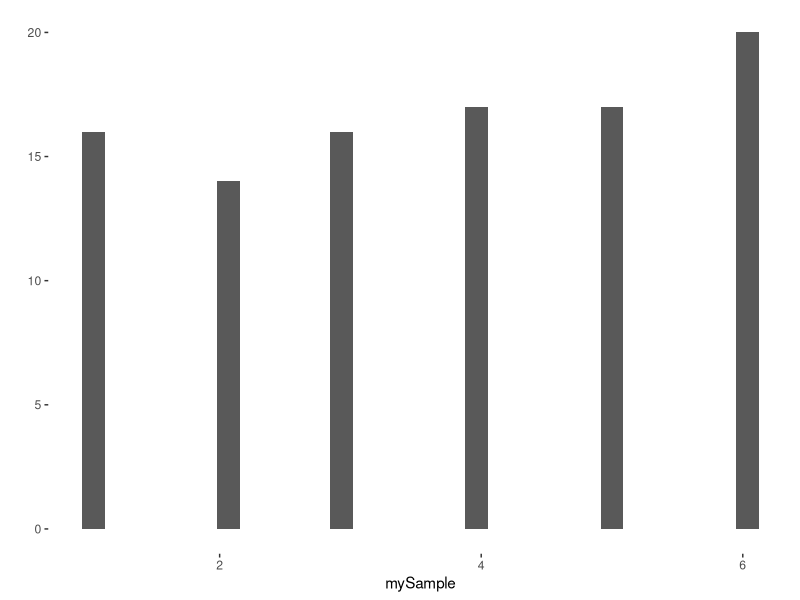
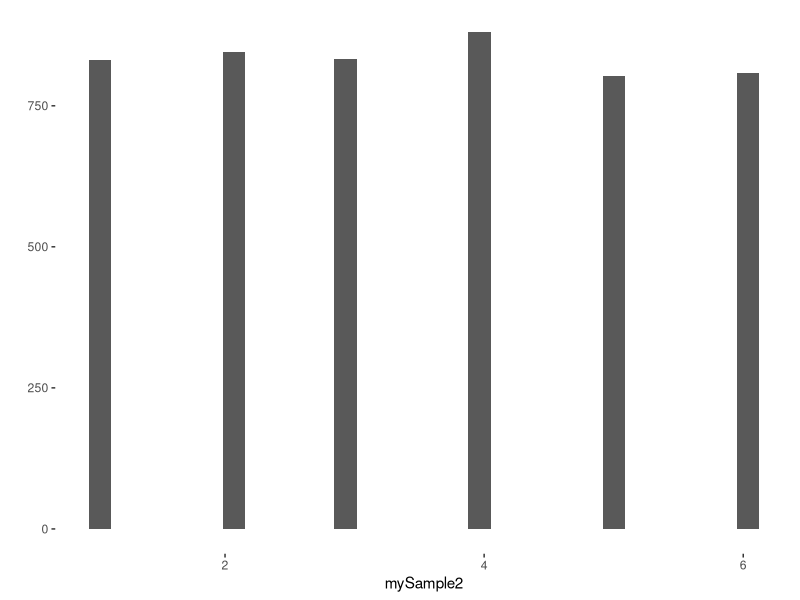
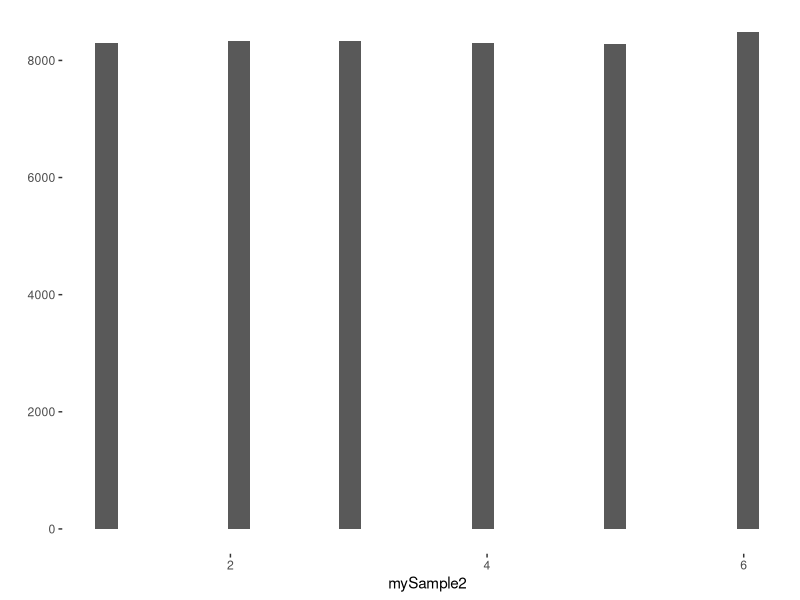
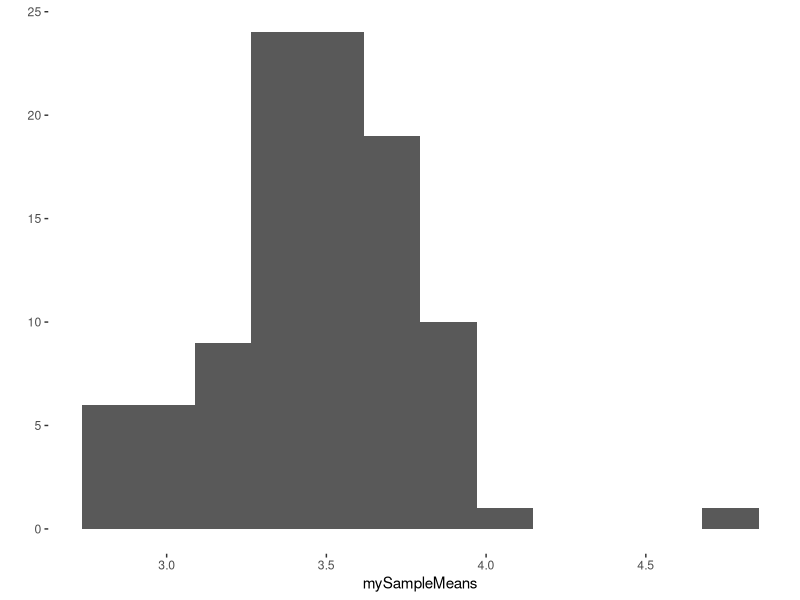
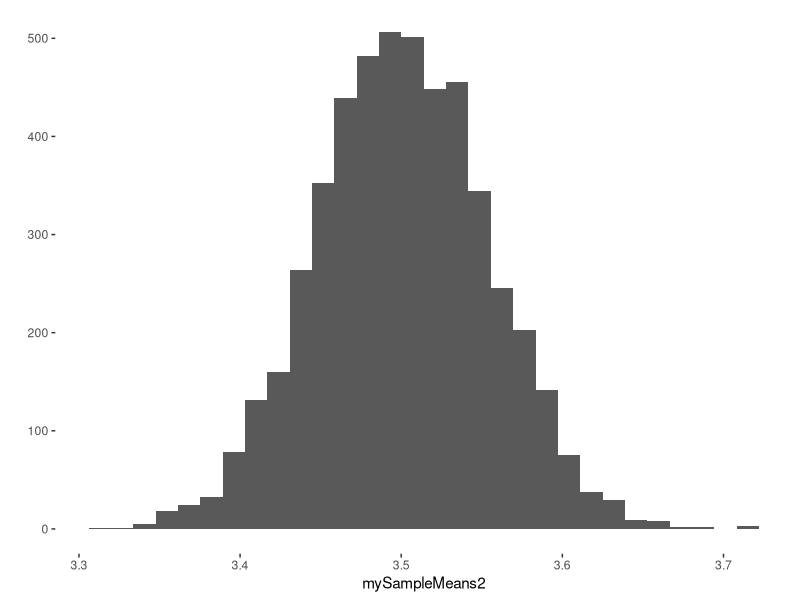

These charts were generated, in order, by the following R code:
## ---- chunk 1

#---------- RSTUDIO STARTER V 2.0  --------------#
#                    -Prepared with care by  AM ;D
                
                                                                          
knitr::opts_chunk$set(echo = TRUE, 
                      message = FALSE, 
                      warning = FALSE)      
library(tidyverse)                
library(ggthemes)                    

theme_set(theme_tufte() +                                     
  theme(text=element_text(family="sans")))  

#------------------------------------------------#
## ---- chunk 2
mpg %>% head
## ---- chunk 3
mpg %>% select(year)
## ---- chunk 4
#first, group_by.  Then, summarize avg cty mpg.

mpg %>% group_by(class) %>% 
        summarise(meanCityMpg = mean(cty))
## ---- chunk 5
mpg %>% group_by(class) %>% mutate(meanCtyMpg = mean(cty))
## ---- chunk 6
#demo of sample() for dice experiment

mySample <- sample(1:6, 100, replace = TRUE)

#let's look:

qplot(mySample, geom="histogram")



## ---- chunk 7
mySample2 <- sample(1:6, 5000, replace = TRUE)

qplot(mySample2, geom="histogram")
## ---- chunk 8
mySample2 <- sample(1:6, 50000, replace = TRUE)

qplot(mySample2, geom="histogram")
## ---- chunk 9

mySampleMeans <- replicate(100, mean(sample(1:6, 34, replace = TRUE)))

#let's look:

qplot(mySampleMeans, geom="histogram", bins=12)

## ---- chunk 10
mySampleMeans2 <- replicate(5000, mean(sample(1:6, 1000, replace = TRUE)))

#let's look:

qplot(mySampleMeans2, geom="histogram", bins=30)
